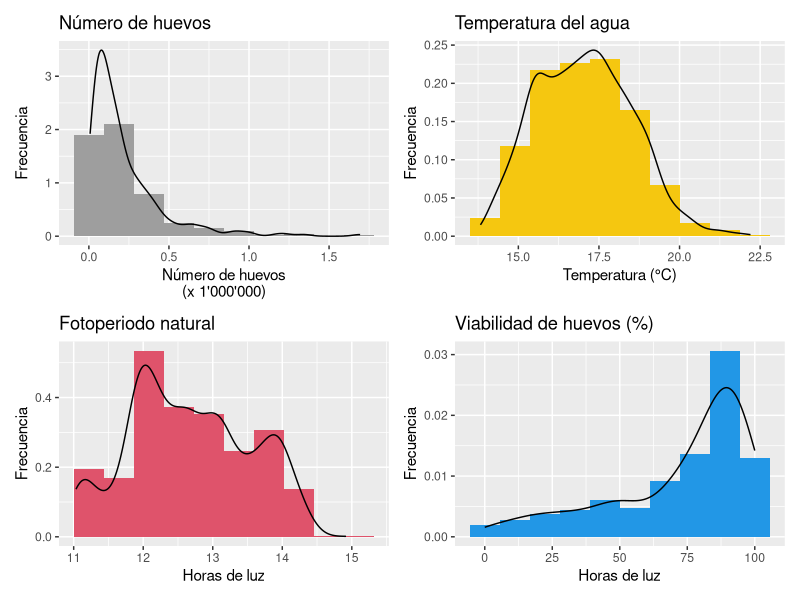
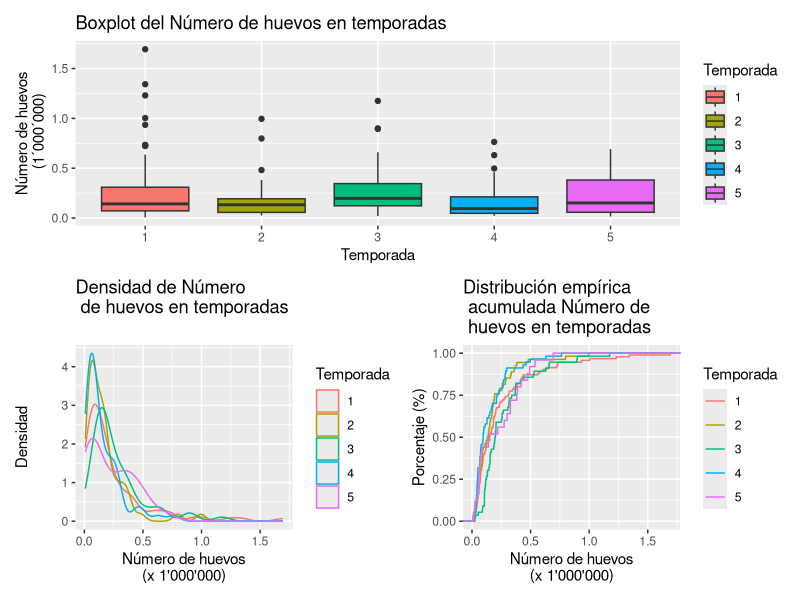
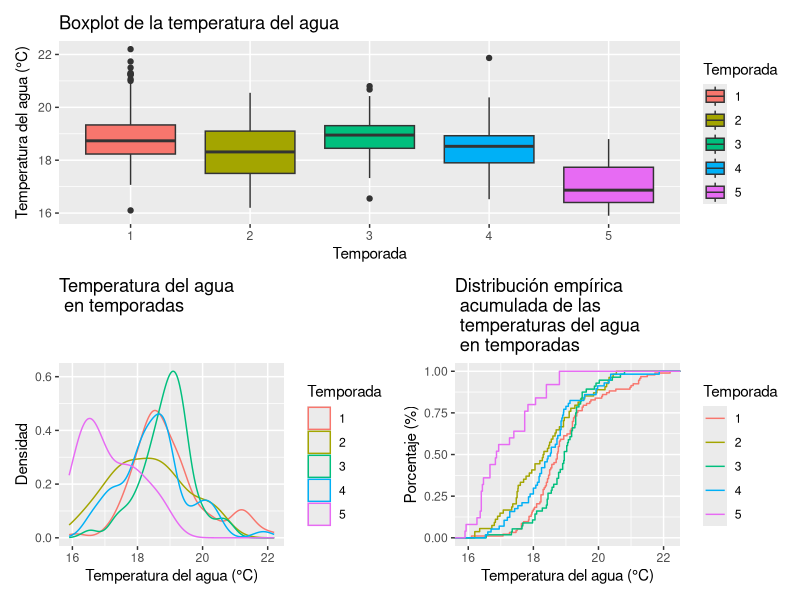
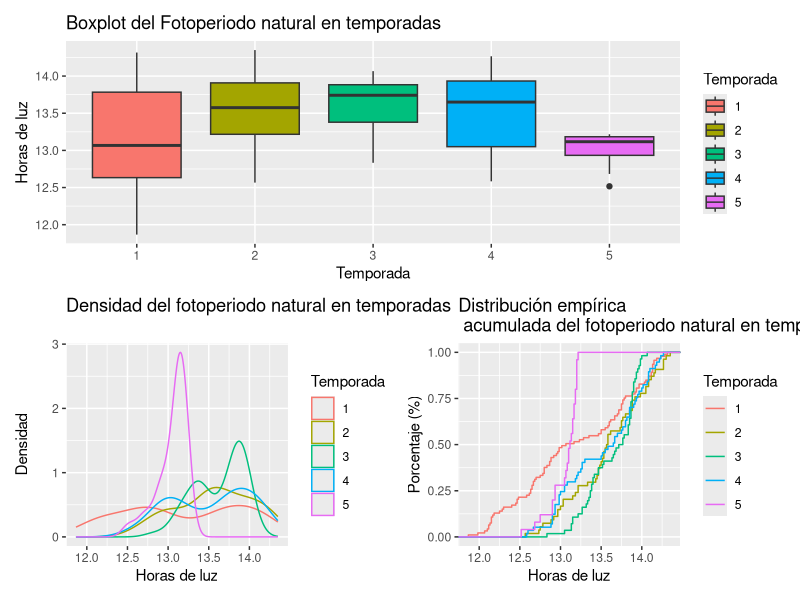
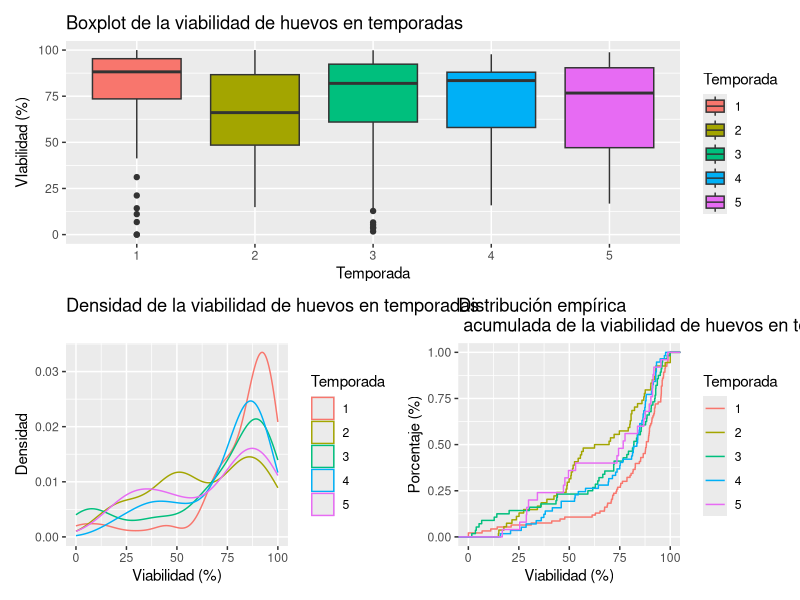
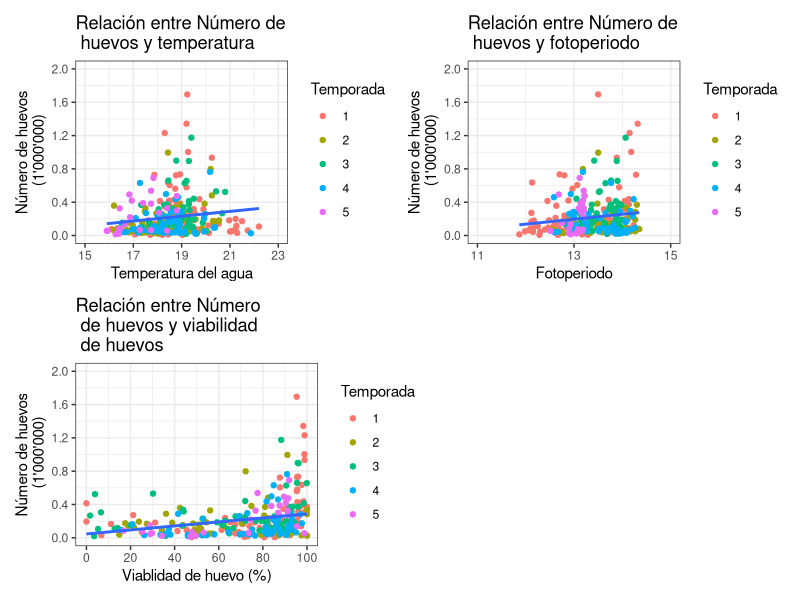
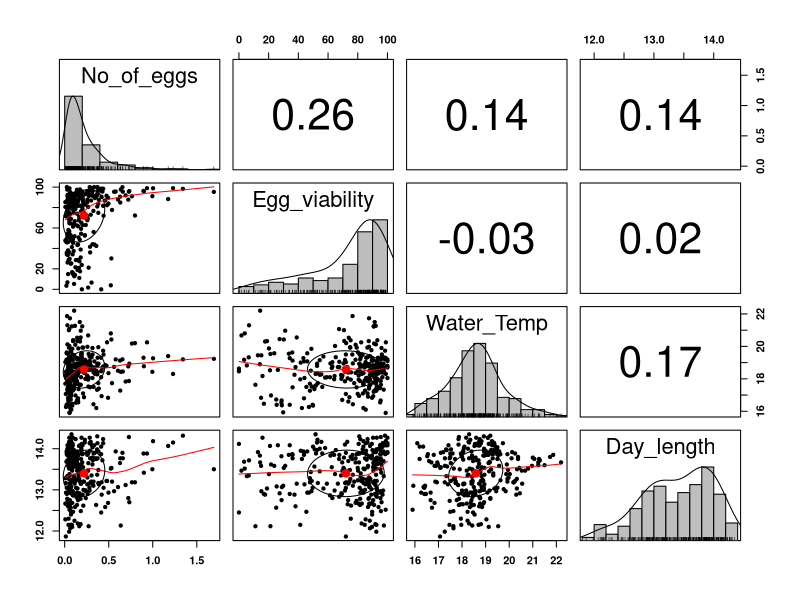
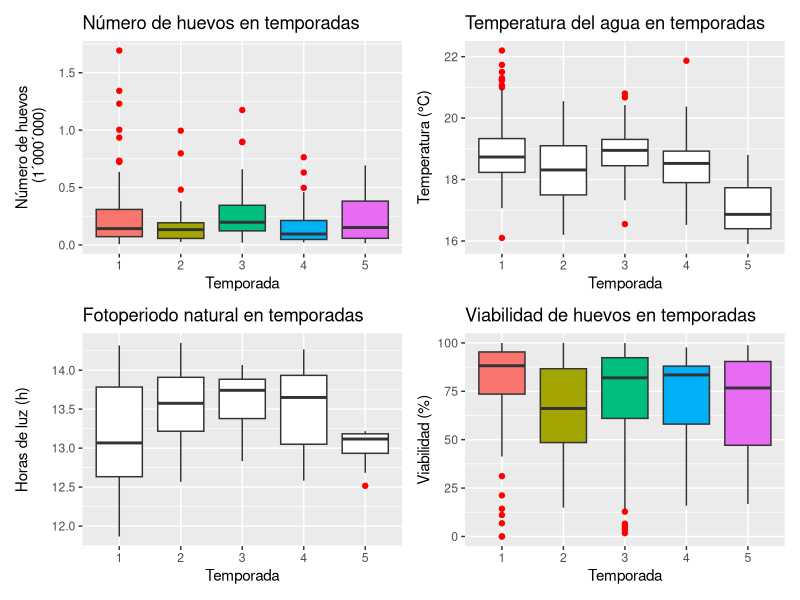

The R source for these figures, in order:
## ---- chunk 1
knitr::opts_chunk$set(echo = FALSE)

#install.packages("readxl")
#install.packages("dplyr")
#install.packages("ggplot2")
#install.packages("knitr")
#install.packages("psych")
#install.packages("patchwork")
#install.packages("multcomp")
#install.packages("car")
#install.packages("lmtest")


library(readxl)
library(dplyr)
library(ggplot2)
library(knitr)
library(psych)
library(patchwork)
library(multcomp)
library(car)
library(lmtest)
## ---- chunk 2
#Cargamos la base de datos "Desoves.xlsx"
Sargo <- read_excel("Desove.xlsx", sheet = 1)

# Datos iniciales
tablainicio <- head(na.omit(Sargo))
tablainicio %>% knitr::kable(caption = "Datos iniciales de la tabla de datos")

#Datos finales
tablafinal <- tail(na.omit(Sargo))
tablafinal %>% knitr::kable(caption = "Datos finales de la tabla de datos")

## ---- chunk 3
HD <- ggplot(Sargo, aes(x = No_of_eggs))+
  geom_histogram(aes(y=..density..), fill= 8, bins = 10)+
  geom_density(colour=1)+
  labs(title="Número de huevos",
     y = "Frecuencia",
     x = "Número de huevos\n(x 1'000'000)")

HT <-ggplot(Sargo, aes(x = Water_Temp)) +
  geom_histogram(aes(y=..density..), fill= 7, bins = 10)+
  geom_density(colour=1)+
  labs(title="Temperatura del agua",
     y = "Frecuencia",
     x = "Temperatura (°C)")

HF <- ggplot(Sargo, aes(x = Day_length)) +
  geom_histogram(aes(y=..density..), fill= 10, bins = 10)+
  geom_density(colour=1)+
  labs(title="Fotoperiodo natural",
     y = "Frecuencia",
     x = "Horas de luz")

HV <- ggplot(Sargo, aes(x = Egg_viability)) +
  geom_histogram(aes(y=..density..), fill= 12, bins = 10)+
  geom_density(colour=1)+
  labs(title="Viabilidad de huevos (%)",
     y = "Frecuencia",
     x = "Horas de luz")

(HD + HT) / (HF + HV)

## ---- chunk 4
# str(Sargo)

Sargo$Temporada <- as.factor(Sargo$Temporada)
Tabla1 <- table(na.omit(Sargo$Temporada))
Tabla1 %>% knitr::kable(col.names= c('Temporada', 'Número de desoves'), align = "cc", caption = "Cantidad de desoves por temporada")
## ---- chunk 5

Sargo$Year <- as.factor(Sargo$Year)
Tabla2 <- table(na.omit(Sargo$Year))
Tabla2 %>% knitr::kable(col.names= c('Año', 'Días evaluados'), align = "cc",
                        caption = "Cantidad de días con registro de temperatura y fotoperiodo")
## ---- chunk 6

Sargo$month <- as.factor(Sargo$month)
order_month <- factor(Sargo$month, levels = c("Enero", "Febrero", "Marzo", "Abril",
                                              "Mayo", "Junio", "Julio", "Agosto",
                                              "Setiembre", "Octubre", "Noviembre", "Diciembre"))
  
Tabla3 <- table(na.omit(order_month))
Tabla3 %>% knitr::kable(col.names= c('Mes', 'Días evaluados'), align = "cc",
                        caption = "Cantidad de días por mes con registro de temperatura y fotoperiodo")

# str(Sargo)
## ---- chunk 7
BD <- ggplot(data = na.omit(Sargo), aes(x= Temporada, y = No_of_eggs, fill=Temporada))+
  geom_boxplot()+
  labs(title="Boxplot del Número de huevos en temporadas",
     y = "Número de huevos\n (1´000´000)",
     x = "Temporada")

DD <- ggplot(data = na.omit(Sargo), aes(x=No_of_eggs))+
  geom_density(aes_string(colour="Temporada"))+
  labs(title="Densidad de Número\n de huevos en temporadas",
     y = "Densidad",
     x = "Número de huevos\n(x 1'000'000)")

DAD <- ggplot(data = na.omit(Sargo), aes(x=No_of_eggs, color=Temporada))+
  stat_ecdf(geom = "step")+
  labs(title="Distribución empírica\n acumulada Número de\n huevos en temporadas",
       y = "Porcentaje (%)",
       x = "Número de huevos\n(x 1'000'000)")

BD / (DD + DAD)
## ---- chunk 8
BD <- ggplot(data = na.omit(Sargo), aes(x= Temporada, y = Water_Temp, fill=Temporada))+
  geom_boxplot()+
  labs(title="Boxplot de la temperatura del agua",
     y = "Temperatura del agua (°C)",
     x = "Temporada")

DD <- ggplot(data = na.omit(Sargo), aes(x=Water_Temp))+
  geom_density(aes_string(colour="Temporada"))+
  labs(title="Temperatura del agua\n en temporadas",
     y = "Densidad",
     x = "Temperatura del agua (°C)")

DAD <- ggplot(data = na.omit(Sargo), aes(x=Water_Temp, color=Temporada))+
  stat_ecdf(geom = "step")+
  labs(title="Distribución empírica\n acumulada de las\n temperaturas del agua\n en temporadas",
       y = "Porcentaje (%)",
       x = "Temperatura del agua (°C)")

BD / (DD + DAD)
## ---- chunk 9
BF <- ggplot(data = na.omit(Sargo), aes(x= Temporada, y = Day_length, fill=Temporada))+
  geom_boxplot()+
  labs(title="Boxplot del Fotoperiodo natural en temporadas",
     y = "Horas de luz",
     x = "Temporada")

DF <- ggplot(data = na.omit(Sargo), aes(x=Day_length))+
  geom_density(aes_string(colour="Temporada"))+
  labs(title="Densidad del fotoperiodo natural en temporadas",
     y = "Densidad",
     x = "Horas de luz")

DAF <- ggplot(data = na.omit(Sargo), aes(x=Day_length, color=Temporada))+
  stat_ecdf(geom = "step")+
  labs(title="Distribución empírica\n acumulada del fotoperiodo natural en temporadas",
       y = "Porcentaje (%)",
       x = "Horas de luz")

BF / (DF + DAF)
## ---- chunk 10
BV <- ggplot(data = na.omit(Sargo), aes(x= Temporada, y = Egg_viability, fill=Temporada))+
  geom_boxplot()+
  labs(title="Boxplot de la viabilidad de huevos en temporadas",
     y = "VIabilidad (%)",
     x = "Temporada")

DV <- ggplot(data = na.omit(Sargo), aes(x=Egg_viability))+
  geom_density(aes_string(colour="Temporada"))+
  labs(title="Densidad de la viabilidad de huevos en temporadas",
     y = "Densidad",
     x = "Viabilidad (%)")

DAV <- ggplot(data = na.omit(Sargo), aes(x=Egg_viability, color=Temporada))+
  stat_ecdf(geom = "step")+
  labs(title="Distribución empírica\n acumulada de la viabilidad de huevos en temporadas",
       y = "Porcentaje (%)",
       x = "Viabilidad (%)")

BV / (DV + DAV)
## ---- chunk 11
RDT <- ggplot(data = na.omit(Sargo), aes(x=Water_Temp, y=No_of_eggs))+
  geom_point(aes_string(colour="Temporada"))+
  ggtitle("Relación entre Número de\n huevos y temperatura") + geom_smooth(method=lm, se=FALSE)+ 
  scale_x_continuous(name = "Temperatura del agua", limits = c(15, 23), breaks = seq(15, 23, 2))+ 
  scale_y_continuous(name = "Número de huevos\n (1'000'000)", limits = c(0, 2), breaks = seq(0, 2, 0.4))+
  theme(plot.title = element_text(hjust = 0.5), panel.background = element_blank(), axis.line = element_line(color="black"), axis.line.x = element_line(color="black"))+ 
  theme_bw()

RDF <- ggplot(data = na.omit(Sargo), aes(x=Day_length, y=No_of_eggs))+
  geom_point(aes_string(colour="Temporada"))+
  ggtitle("Relación entre Número de\n huevos y fotoperiodo") + geom_smooth(method=lm, se=FALSE)+ 
  scale_x_continuous(name = "Fotoperiodo", limits = c(11, 15), breaks = seq(11, 15, 2))+ 
  scale_y_continuous(name = "Número de huevos\n (1'000'000)", limits = c(0, 2), breaks = seq(0, 2, 0.4))+
  theme(plot.title = element_text(hjust = 0.5), panel.background = element_blank(), axis.line = element_line(color="black"), axis.line.x = element_line(color="black"))+ 
  theme_bw()

RDV <- ggplot(data = na.omit(Sargo), aes(x=Egg_viability, y=No_of_eggs))+
  geom_point(aes_string(colour="Temporada"))+
  ggtitle("Relación entre Número\n de huevos y viabilidad\n de huevos") + geom_smooth(method=lm, se=FALSE)+ 
  scale_x_continuous(name = "Viablidad de huevo (%)", limits = c(0, 100), breaks = seq(0, 100, 20))+ 
  scale_y_continuous(name = "Número de huevos\n (1'000'000)", limits = c(0, 2), breaks = seq(0, 2, 0.4))+
  theme(plot.title = element_text(hjust = 0.5), panel.background = element_blank(), axis.line = element_line(color="black"), axis.line.x = element_line(color="black"))+ 
  theme_bw()

(RDT + RDF) / (RDV + plot_spacer())
## ---- chunk 12
SargoNA <- na.omit(Sargo)
pairs.panels(SargoNA[,5:8], method = "pearson", hist.col = "grey",  density = TRUE, font=2)
## ---- chunk 13
OLH <-ggplot(data = na.omit(Sargo), aes(x= Temporada, y = No_of_eggs, fill=Temporada))+
      geom_boxplot(outlier.colour = "red")+
      theme(legend.position = "none")+
      labs(title="Número de huevos en temporadas",
           y = "Número de huevos\n (1´000´000)",
           x = "Temporada")

OLT <-ggplot(data = na.omit(Sargo), aes(x= Temporada, y = Water_Temp))+
      geom_boxplot(outlier.colour = "red")+
      labs(title="Temperatura del agua en temporadas",
          y = "Temperatura (°C)",
          x = "Temporada")

OLF <-ggplot(data = na.omit(Sargo), aes(x= Temporada, y = Day_length))+
      geom_boxplot(outlier.colour = "red")+
      labs(title="Fotoperiodo natural en temporadas",
          y = "Horas de luz (h)",
          x = "Temporada")

OLV <-ggplot(data = na.omit(Sargo), aes(x= Temporada, y = Egg_viability, fill=Temporada))+
      geom_boxplot(outlier.colour = "red")+
      theme(legend.position = "none")+
      labs(title="Viabilidad de huevos en temporadas",
          y = "Viabilidad (%)",
          x = "Temporada")

OLH + OLT + OLF + OLV

## ---- chunk 14
# Estadística estadistica descriptiva del número de huevos en la temporada 1.

#Resúmen de datos
#   summary(na.omit(Sargo))

#Estructura de los datos
#   str(Sargo)

tabla_Huevo <- Sargo%>%
  group_by(Temporada)%>%
  summarise(mean=mean(No_of_eggs),sd=sd(No_of_eggs), var=var(No_of_eggs),max=max(No_of_eggs),min=min(No_of_eggs), n=n())
knitr::kable(tabla_Huevo,caption = "Resumen de cantidad de huevos (x 1'000'000) agrupado por temporada")
## ---- chunk 15

tabla_Temperatura<- Sargo%>%
  group_by(Temporada)%>%
  summarise(mean=mean(Water_Temp),sd=sd(Water_Temp), var=var(Water_Temp), max=max(Water_Temp),min=min(Water_Temp), n=n())
tabla_Temperatura %>% knitr::kable(caption = "Resumen de la temperatura del agua (°C) agrupado por temporadas")
## ---- chunk 16

tabla_Day<- Sargo%>%
  group_by(Temporada)%>%
  summarise(mean=mean(Day_length),sd=sd(Day_length), var=var(Day_length),max=max(Day_length),min=min(Day_length), n=n())
knitr::kable(tabla_Day,caption = "Resumen de las horas de luz del fotoperiodo natural agrupado por meses")
## ---- chunk 17
lm.aov <- lm(Water_Temp ~ Day_length, data = Sargo)
lm.aov
## ---- chunk 18
aov_residuals <- residuals(object = lm.aov)
## ---- chunk 19
plot(lm.aov, 1, pch=20, col = "blue")
## ---- chunk 20
plot(lm.aov, 2, pch=20, col = "blue")
## ---- chunk 21
aov_residuals <- residuals(object = lm.aov)
hist(x= aov_residuals, main = "Histograma de residuales")
## ---- chunk 22
shapiro.test(x= aov_residuals)
## ---- chunk 23
modelo1 <- lm(Water_Temp ~ Day_length,data = Sargo)
summary(modelo1)$coef %>% kable()
## ---- chunk 24
ggplot(data = Sargo, aes(x = Water_Temp, y = Day_length)) +
  geom_point(position = position_jitter(w = 0, h = 0.1) )+
  geom_smooth(method = "lm", formula = y ~ poly(x, 1), color = "blue")
## ---- chunk 25
ggplot(data = Sargo, aes(x = No_of_eggs, y = Day_length)) +
  geom_point(position = position_jitter(w = 0, h = 0.1) )+
  geom_smooth(method = "lm", formula = y ~ poly(x, 2), color = "red")
